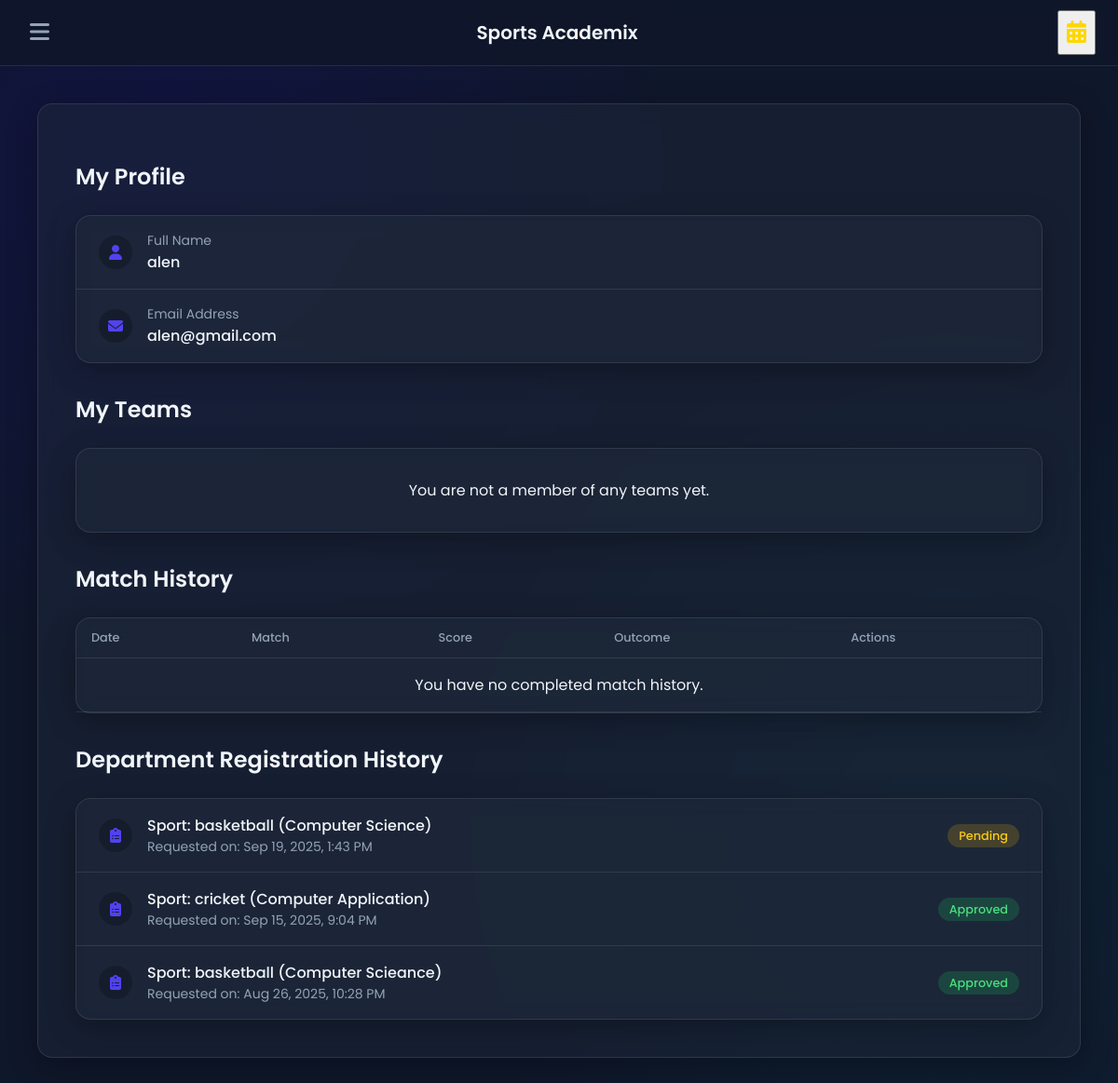
/home.php?page=profile (signed in), run on the app's committed database.
### tables this page shows
CREATE TABLE `users` (
  `user_id` int(11) NOT NULL,
  `name` varchar(100) DEFAULT NULL,
  `email` varchar(100) DEFAULT NULL,
  `password` varchar(250) DEFAULT NULL,
  `student_id` varchar(20) DEFAULT NULL,
  `role` enum('admin','user') DEFAULT 'user',
  `status` enum('active','blocked') DEFAULT NULL,
  `created_at` datetime DEFAULT current_timestamp(),
  `reset_token` varchar(255) DEFAULT NULL,
  `reset_token_expires_at` datetime DEFAULT NULL,
  `otp_hash` varchar(255) DEFAULT NULL,
  `otp_expires_at` datetime DEFAULT NULL
);

CREATE TABLE `registrations` (
  `registration_id` int(11) NOT NULL,
  `user_id` int(11) DEFAULT NULL,
  `sport_id` int(11) DEFAULT NULL,
  `department` varchar(100) DEFAULT NULL,
  `team_id` int(11) DEFAULT NULL,
  `event_id` int(11) DEFAULT NULL,
  `status` enum('pending','approved','rejected') DEFAULT NULL,
  `registered_at` datetime NOT NULL DEFAULT current_timestamp()
);

CREATE TABLE `sports` (
  `sport_id` int(11) NOT NULL,
  `name` varchar(100) DEFAULT NULL,
  `code` varchar(10) DEFAULT NULL,
  `max_players` int(11) DEFAULT 0,
  `status` enum('active','inactive') NOT NULL DEFAULT 'active',
  `points_for_win` int(11) NOT NULL DEFAULT 3,
  `points_for_draw` int(11) NOT NULL DEFAULT 1,
  `points_for_loss` int(11) NOT NULL DEFAULT 0
);

### home.php (the view, shortened to what this page needs)
<?php
require_once 'config.php';
$logged_in_user_id = $_SESSION['user_id'];
$stmt_user_data = $conn->prepare("SELECT name, email FROM users WHERE user_id = ?");
$stmt_user_data->bind_param("i", $logged_in_user_id);
$stmt_user_data->execute();
$user_data_result = $stmt_user_data->get_result();
$user_data = $user_data_result->fetch_assoc();
$logged_in_user_name = $user_data['name'] ?? 'User';
$logged_in_user_email = $user_data['email'] ?? 'No email set';
$stmt_history = $conn->prepare("SELECT r.status, r.registered_at, r.department, s.name as sport_name FROM registrations r JOIN sports s ON r.sport_id = s.sport_id WHERE r.user_id = ? AND r.team_id IS NULL ORDER BY r.registered_at DESC");
$stmt_history->bind_param("i", $logged_in_user_id);
$stmt_history->execute();
$user_registrations = $stmt_history->get_result();
$stmt_teams = $conn->prepare("SELECT t.team_name, s.name as sport_name FROM team_members tm JOIN teams t ON tm.team_id = t.team_id JOIN sports s ON t.sport_id = s.sport_id WHERE tm.user_id = ? ORDER BY t.team_name ASC");
$stmt_teams->bind_param("i", $logged_in_user_id);
$stmt_teams->execute();
$user_teams = $stmt_teams->get_result();
$stmt_matches = $conn->prepare("
    SELECT
        e.event_id, e.event_date, s.name as sport_name,
        t1.team_name as team1_name, t2.team_name as team2_name,
        e.team1_score, e.team2_score, e.result, e.team1_id, e.team2_id,
        tm.team_id as user_team_id
    FROM events e
    JOIN sports s ON e.sport_id = s.sport_id
    LEFT JOIN teams t1 ON e.team1_id = t1.team_id
    LEFT JOIN teams t2 ON e.team2_id = t2.team_id
    JOIN team_members tm ON (tm.team_id = e.team1_id OR tm.team_id = e.team2_id)
    WHERE tm.user_id = ? AND e.status = 'completed'
    GROUP BY e.event_id, e.event_date, s.name, t1.team_name, t2.team_name, e.team1_score, e.team2_score, e.result, e.team1_id, e.team2_id, user_team_id
    ORDER BY e.event_date DESC
");
$stmt_matches->bind_param("i", $logged_in_user_id);
$stmt_matches->execute();
$match_history = $stmt_matches->get_result();
$currentPage = $_GET['page'] ?? 'dashboard';
?>
<!DOCTYPE html>
<html lang="en">
<head>
    <link rel="stylesheet" href="https://cdnjs.cloudflare.com/ajax/libs/font-awesome/6.4.0/css/all.min.css">
    <link href="https://cdn.jsdelivr.net/npm/vanilla-calendar-pro/build/vanilla-calendar.min.css" rel="stylesheet">
</head>
<body>
    <div class="main-content">
        <header class="top-navbar">
            <button class="menu-toggle" id="menu-toggle"><i class="fas fa-bars"></i></button>
            <a href="?page=dashboard" class="brand">
                <h1>Sports Academix</h1>
            </a>
            <div class="header-actions">
                <button class="calendar-icon" id="calendar-toggle" title="View Schedule"><i class="fas fa-calendar-alt"></i></button>
            </div>
        </header>
        <main>
            <div id="profile" class="tab-content <?php if($currentPage == 'profile') echo 'active'; ?>"><div class="page-content"><h2>My Profile</h2><?php if (isset($_SESSION['form_status']) && $_SESSION['form_status']['page'] === 'profile') { $status = $_SESSION['form_status']; echo '<div class="status-message ' . ($status['type'] === 'success' ? 'status-success' : 'status-error') . '">' . htmlspecialchars($status['message']) . '</div>'; unset($_SESSION['form_status']); } ?><div class="content-box" style="margin-bottom: 2rem;"><div class="list-item"><div class="list-item-icon"><i class="fas fa-user"></i></div><div class="list-item-details"><p class="text-sm">Full Name</p><p class="font-medium"><?php echo htmlspecialchars($logged_in_user_name); ?></p></div></div><div class="list-item"><div class="list-item-icon"><i class="fas fa-envelope"></i></div><div class="list-item-details"><p class="text-sm">Email Address</p><p class="font-medium"><?php echo htmlspecialchars($logged_in_user_email); ?></p></div></div></div><h3 class="h3">My Teams</h3><div class="content-box" style="margin-bottom: 2rem;"><?php if ($user_teams->num_rows > 0): ?><?php while($team = $user_teams->fetch_assoc()): ?><div class="list-item"><div class="list-item-icon"><i class="fas fa-users"></i></div><div class="list-item-details"><p class="font-medium"><?php echo htmlspecialchars($team['team_name']); ?></p></div><div class="list-item-aside"><p class="text-sm"><?php echo htmlspecialchars($team['sport_name']); ?></p></div></div><?php endwhile; ?><?php else: ?><p style="text-align:center; padding: 1rem;">You are not a member of any teams yet.</p><?php endif; ?></div><h3 class="h3">Match History</h3><div class="content-box" style="margin-bottom: 2rem;"><table class="data-table"><thead><tr><th>Date</th><th>Match</th><th>Score</th><th>Outcome</th><th>Actions</th></tr></thead><tbody><?php if ($match_history->num_rows > 0): ?><?php while($match = $match_history->fetch_assoc()): ?><?php $outcome = 'Draw'; if ($match['result'] === 'team1_win') { $outcome = ($match['user_team_id'] == $match['team1_id']) ? 'Win' : 'Loss'; } elseif ($match['result'] === 'team2_win') { $outcome = ($match['user_team_id'] == $match['team2_id']) ? 'Win' : 'Loss'; } ?><tr><td><?php echo date('M d, Y', strtotime($match['event_date'])); ?></td><td><?php echo htmlspecialchars($match['team1_name']) . " vs " . htmlspecialchars($match['team2_name']); ?></td><td><?php echo $match['team1_score'] . " - " . $match['team2_score']; ?></td><td><?php echo $outcome; ?></td><td><button class="appeal-btn" data-event-id="<?php echo $match['event_id']; ?>" data-match-details="<?php echo htmlspecialchars($match['team1_name'] . ' vs ' . $match['team2_name']); ?>">Appeal</button></td></tr><?php endwhile; ?><?php else: ?><tr><td colspan="5" style="text-align:center; padding: 1rem;">You have no completed match history.</td></tr><?php endif; ?></tbody></table></div><h3 class="h3">Department Registration History</h3><div class="content-box"><?php if ($user_registrations->num_rows > 0): ?><?php mysqli_data_seek($user_registrations, 0); while($reg = $user_registrations->fetch_assoc()): ?><div class="list-item"><div class="list-item-icon"><i class="fas fa-clipboard-list"></i></div><div class="list-item-details"><p class="font-medium">Sport: <?php echo htmlspecialchars($reg['sport_name']); ?> (<?php echo htmlspecialchars($reg['department']); ?>)</p><p class="text-sm text-gray">Requested on: <?php echo date('M d, Y, g:i A', strtotime($reg['registered_at'])); ?></p></div><div class="list-item-aside"><span class="status-tag status-<?php echo strtolower($reg['status']); ?>"><?php echo htmlspecialchars(ucfirst($reg['status'])); ?></span></div></div><?php endwhile; ?><?php else: ?><p style="text-align:center; padding: 1rem;">You have no department registration history.</p><?php endif; ?></div></div></div>
        </main>
    </div>
</body>
</html>

### home.php (style rules this page uses)
:root { --primary-hue: 245; --primary: hsl(var(--primary-hue), 85%, 60%); --bg-dark: #0f172a; --bg-glass: rgba(30, 41, 59, 0.5); --border-glass: rgba(255, 255, 255, 0.1); --text-light: #f1f5f9; --text-muted: #94a3b8; --shadow-lg: 0 8px 32px 0 rgba(0, 0, 0, 0.3); }
body { font-family: 'Poppins', sans-serif; background-color: var(--bg-dark); background-image: radial-gradient(circle at 15% 15%, hsla(var(--primary-hue), 80%, 25%, 0.3) 0, transparent 40%), radial-gradient(circle at 85% 75%, hsla(190, 80%, 20%, 0.2) 0, transparent 40%); background-attachment: fixed; margin: 0; color: var(--text-light); }
.top-navbar { display: flex; align-items: center; padding: 0 1.5rem; height: 70px; background-color: rgba(15, 23, 42, 0.8); backdrop-filter: blur(10px); border-bottom: 1px solid var(--border-glass); position: sticky; top: 0; z-index: 100; }
.menu-toggle { background: none; border: none; color: var(--text-muted); font-size: 1.5rem; cursor: pointer; padding: 0.5rem; transition: color 0.2s; }
.brand { display: flex; align-items: center; gap: 0.75rem; text-decoration: none; color: var(--text-light); margin: 0 auto; }
.brand h1 { font-size: 1.25rem; font-weight: 600; margin: 0; }
.header-actions { display: flex; align-items: center; gap: 1rem; position: relative; }
.main-content { flex: 1; }
main { padding: 2.5rem; max-width: 1200px; margin: 0 auto; }
.tab-content { display: none; }
.tab-content.active { display: block; animation: fadeIn 0.5s ease-in-out; }
.welcome-banner, .sport-card, .content-box, .page-content { background: var(--bg-glass); border: 1px solid var(--border-glass); backdrop-filter: blur(10px); box-shadow: var(--shadow-lg); border-radius: 1rem; }
h2, h3.h3 { font-size: 1.5rem; font-weight: 600; color: var(--text-light); margin-bottom: 1.5rem; }
.text-gray { color:var(--text-muted) }
.content-box { padding: 0; }
.list-item { display: flex; align-items: center; gap: 1rem; padding: 1rem 1.5rem; border-bottom: 1px solid var(--border-glass); }
.list-item:last-child { border-bottom: none; }
.list-item-icon { font-size: 1rem; width: 36px; height: 36px; display: grid; place-items: center; border-radius: 50%; color: var(--primary); background-color: rgba(0,0,0,0.2); }
.list-item-details { flex-grow: 1; }
.list-item-details p { margin: 0; }
.font-medium { font-weight: 500; }
.text-sm { font-size: 0.875rem; color: var(--text-muted); }
.list-item-aside { text-align: right; }
.page-content { padding: 2.5rem; }
.status-tag { padding: .25rem .75rem; border-radius: 9999px; font-size: 0.8rem; font-weight: 500; }
.status-pending { background-color: rgba(234, 179, 8, 0.2); color: #facc15; }
.status-approved { background-color: rgba(34, 197, 94, 0.2); color: #4ade80; }
.data-table { width: 100%; border-collapse: collapse; }
.data-table th, .data-table td { padding: .75rem 1rem; text-align: left; border-bottom: 1px solid var(--border-glass); }
.data-table th { font-weight: 500; font-size: 0.8rem; color: var(--text-muted); }
.calendar-icon { font-size: 1.5rem; color: #FFD700; cursor: pointer; padding: 0.5rem; transition: color 0.2s; }

### data on the page
users: name "alen", email "alen@gmail.com"
registrations: sport.name "basketball", department "Computer Science", registered_at "Sep 19, 2025, 1:43 PM", status "Pending"
registrations: sport.name "cricket", department "Computer Application", registered_at "Sep 15, 2025, 9:04 PM", status "Approved"
registrations: sport.name "basketball", department "Computer Scieance", registered_at "Aug 26, 2025, 10:28 PM", status "Approved"
